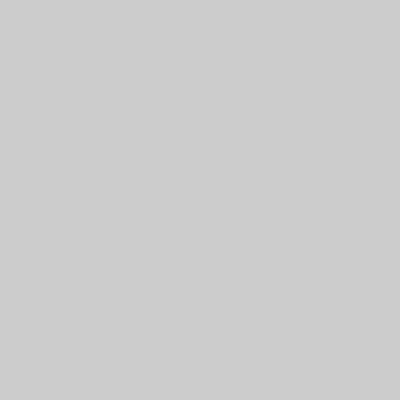
Frame 1 (no input)
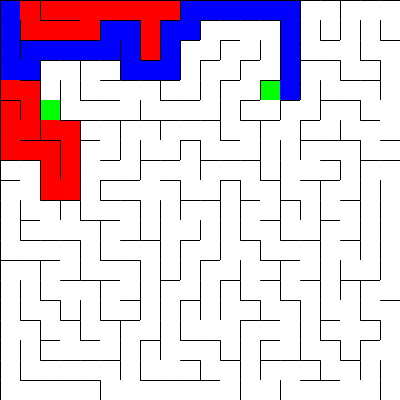
Frame 60 (the mouse pressed at the canvas centre just before this capture)
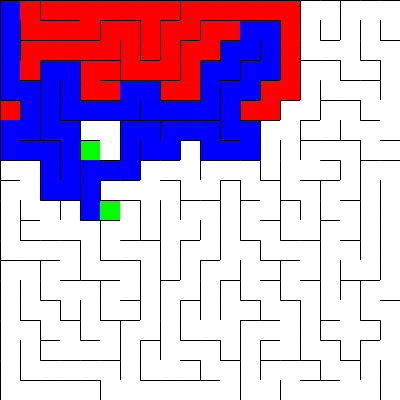
Frame 120 (the mouse held since frame 60 and released just before this capture)

The Processing sketch that drew these frames (run headless with seeded random() and noise(); from frame 60 on, the mouse is pressed at the canvas centre):

// Processing sketch: MazeGeneratingAndSolving
// ── MazeGeneratingAndSolving.pde
Cell grid[][];
MazeGenerator MazeGen;


int cols = 20, rows = 20;
int wid, hig;
int w, h;

ArrayList<Cell> openSet = new ArrayList<Cell>();
ArrayList<Cell> closedSet = new ArrayList<Cell>();

Cell start;
Cell end;

Cell current;

ArrayList<Cell> path = new ArrayList<Cell>();

boolean finished = false;

void setup() {

  size(400, 400);
  wid = width;
  hig = height;

  w = wid/cols;
  h = hig/rows;


  MazeGen = new MazeGenerator(wid, hig, cols, rows);
}

void draw() {
  // Am I still searching?


  if (openSet.size() > 0) {

    // Best next option
    int winner = 0;
    for (int i = 0; i < openSet.size(); i++) {
      if (openSet.get(i).getF() < openSet.get(winner).getF()) {
        winner = i;
      }
    }
    current = openSet.get(winner);

    // Did I finish?
    if (current == end) {
      //noLoop();
      finished = true;
      println("Astar: DONE!");
    }

    // Best option moves from openSet to closedSet
    openSet.remove(current);
    closedSet.add(current);

    // Check all the neighbors
    ArrayList<Cell> neighbors = current.getNeighbors();
    for (int i = 0; i < neighbors.size(); i++) {
      Cell neighbor = neighbors.get(i);

      // Valid next spot?
      if (!closedSet.contains(neighbor)) {
        float tempG = current.getG() + heuristic(neighbor, current);

        // Is this a better path than before?
        boolean newPath = false;
        if (openSet.contains(neighbor)) {
          if (tempG < neighbor.getG()) {
            neighbor.setG(tempG);
            newPath = true;
          }
        } else {
          neighbor.setG(tempG);
          newPath = true;
          openSet.add(neighbor);
        }

        // Yes, it's a better path
        if (newPath) {
          neighbor.setH(heuristic(neighbor, end));
          neighbor.setF(neighbor.getG() + neighbor.getH());
          neighbor.setPrevious(current);
        }
      }
    }
    // Uh oh, no solution
  } else {
    println("no solution!");
    delay(2000);
    reset();
    //noLoop();
    return;
  }


  // Find the path by working backwards
  path = new ArrayList<Cell>();
  Cell temp = current;
  path.add(temp);
  while (temp.getPrevious() != null) {
    path.add(temp.getPrevious());
    temp = temp.getPrevious();
  }


  for (int i = 0; i < cols; i++) {
    for (int j = 0; j < rows; j++) {
      if (path.contains(grid[i][j])) {
        grid[i][j].show(color(0, 0, 255));
      } else if (openSet.contains(grid[i][j])) {
        grid[i][j].show(color(0, 255, 0));
      } else if (closedSet.contains(grid[i][j])) {
        grid[i][j].show(color(255, 0, 0));
      } else {
        grid[i][j].show(color(255));
      }
    }
  }

  if (finished) {
    delay(2000);
    reset();
  }
}




void reset() {
  finished = false;
  grid = MazeGen.getMaze();

  for (int i = 0; i < cols; i++) {
    for (int j = 0; j < rows; j++) {
      grid[i][j].setNeighbors(grid, cols, rows);
    }
  }

  start = grid[0][0];
  end = grid[cols-1][rows-1];

  openSet.add(start);
}



float heuristic(Cell a, Cell b) {
  return(abs(a.getI() - b.getI()) + abs(a.getJ() - b.getJ())) ;
}


boolean running = true;
void mouseReleased() {
  if (running) {
    running = false;
    noLoop();
  } else {
    running = true;
    loop();
  }
}
// ── Cell.pde
public class Cell {

  private final static int NORTH = 0;
  private final static int EAST = 1;
  private final static int SOUTH = 2;
  private final static int WEST = 3;

  private int i, j;
  private int w, h;

  private boolean visited = false;

  private boolean walls[] = {true, true, true, true};


  private float f = 0, g = 0, h_ = 0;

  private ArrayList<Cell> neighbors = new ArrayList<Cell>();
  private Cell previous = null;



public void setF(float f){
this.f = f; 
}

public float getF(){
return f;
}

public void setG(float g){
this.g = g; 
}

public float getG(){
return g;
}

public void setH(float h_){
this.h_ = h_; 
}

public float getH(){
return h_;
}


public ArrayList<Cell> getNeighbors(){
return neighbors;
}


  public void setPrevious(Cell c) {
    previous = c;
  }


  public Cell getPrevious() {
    return previous;
  }







  public void setNeighbors(Cell[][] grid, int cols, int rows) {
    if (this.i < cols-1 && !walls[EAST]) {
      neighbors.add(grid[i+1][j]);
    }
    if (this.i > 0 && !walls[WEST]) {
      neighbors.add(grid[i-1][j]);
    }
    if (this.j < rows-1 && !walls[SOUTH]) {
      neighbors.add(grid[i][j+1]);
    }
    if (this.j > 0 && !walls[NORTH]) {
      neighbors.add(grid[i][j-1]);
    }
  }




  public Cell(int i, int j, int w, int h) {
    this.i = i;
    this.j = j;
    this.w = w;
    this.h = h;
  }



  public Cell getNeighbor(Cell grid[][], int cols, int rows) {
    ArrayList<Cell> temp = new ArrayList<Cell>();
    if (i-1 >= 0 && !grid[i-1][j].isVisited())
      temp.add(grid[i-1][j]);
    if (j-1 >= 0 && !grid[i][j-1].isVisited())
      temp.add(grid[i][j-1]);
    if (j+1 < rows && !grid[i][j+1].isVisited())
      temp.add(grid[i][j+1]);
    if (i+1 < cols && !grid[i+1][j].isVisited())
      temp.add(grid[i+1][j]);
    return (temp.size() > 0 ? temp.get((int)random(temp.size())) : null);
  }


  public void removeWall(Cell c) {
    if (c.getI() - i == 1)
      walls[EAST] = false;
    else if (c.getI() - i == -1)
      walls[WEST] = false;
    else if (c.getJ() - j == 1)
      walls[SOUTH] = false;
    else
      walls[NORTH] = false;
  }


  public void show(color c) {
    noStroke();
    fill(c);
    rect(i*w, j*h, (i+1)*w, (j+1)*h);
    stroke(0);//color(255, 0, 0));
    if (wallAt(NORTH))
      line(i*w, j*h, (i+1)*w, j*h);
    if (wallAt(EAST))
      line((i+1)*w, j*h, (i+1)*w, (j+1)*h);
    if (wallAt(SOUTH))
      line(i*w, (j+1)*h, (i+1)*w, (j+1)*h);
    if (wallAt(WEST))
      line(i*w, j*h, i*w, (j+1)*h);
  }  






  private int getI() {
    return i;
  }

  private int getJ() {
    return j;
  }

  public boolean isVisited() {
    return visited;
  }

  public void setVisited(boolean b) {
    visited = b;
  }

  private boolean wallAt(int index) {
    return walls[index];
  }
}
// ── MazeGenerator.pde
public class MazeGenerator {


  int wid, hig;
  int cols, rows;
  int w, h;


  Cell grid[][];

  Cell current;
  Cell start;

  ArrayList<Cell> unvisitedSet;
  ArrayList<Cell> stack;

  public MazeGenerator(int wid, int hig, int cols, int rows) {
    this.wid = wid;
    this.hig = hig;
    this.cols = cols;
    this.rows = rows;
    this.w = wid/cols;
    this.h = hig/rows;
  }




  private void createMaze() {
    
    unvisitedSet = new ArrayList<Cell>();
    stack = new ArrayList<Cell>();

    grid = new Cell[cols][rows];

    for (int i = 0; i < cols; i++) {
      for (int j = 0; j < rows; j++) {
        grid[i][j] = new Cell(i, j, cols, rows);
        unvisitedSet.add(grid[i][j]);
      }
    }

    start = grid[(int)random(cols)][(int)random(rows)];
    current = start;
    current.setVisited(true);
    unvisitedSet.remove(current);
    
    
    
    while (unvisitedSet.size() > 0) {
      Cell chosen = current.getNeighbor(grid, cols, rows);
      if (chosen != null) {
        stack.add(current);
        current.removeWall(chosen);
        chosen.removeWall(current);
        current = chosen;
        current.setVisited(true);
        unvisitedSet.remove(current);
      } else if (stack.size() > 0) {
        current = stack.remove(stack.size()-1);
      }
    }
  }


  public Cell[][] getMaze() {
    createMaze();
    return grid;
  }


  public void show(Cell [][] grid) {
    for (int i = 0; i < cols; i++) {
      for (int j = 0; j < rows; j++) {

        grid[i][j].show(color(255));
      }
    }
  }
}
